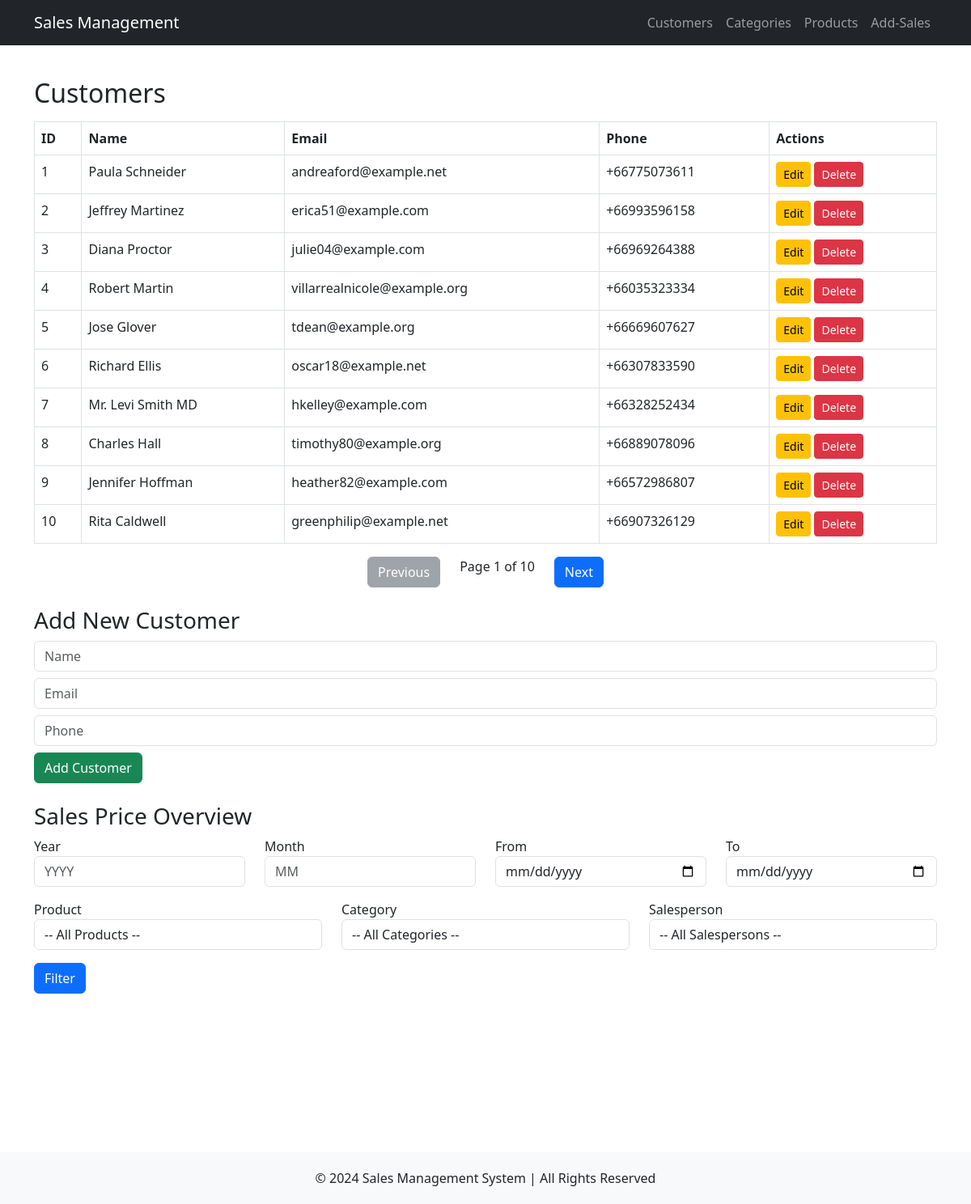
The page /customers on the database as committed earlier.
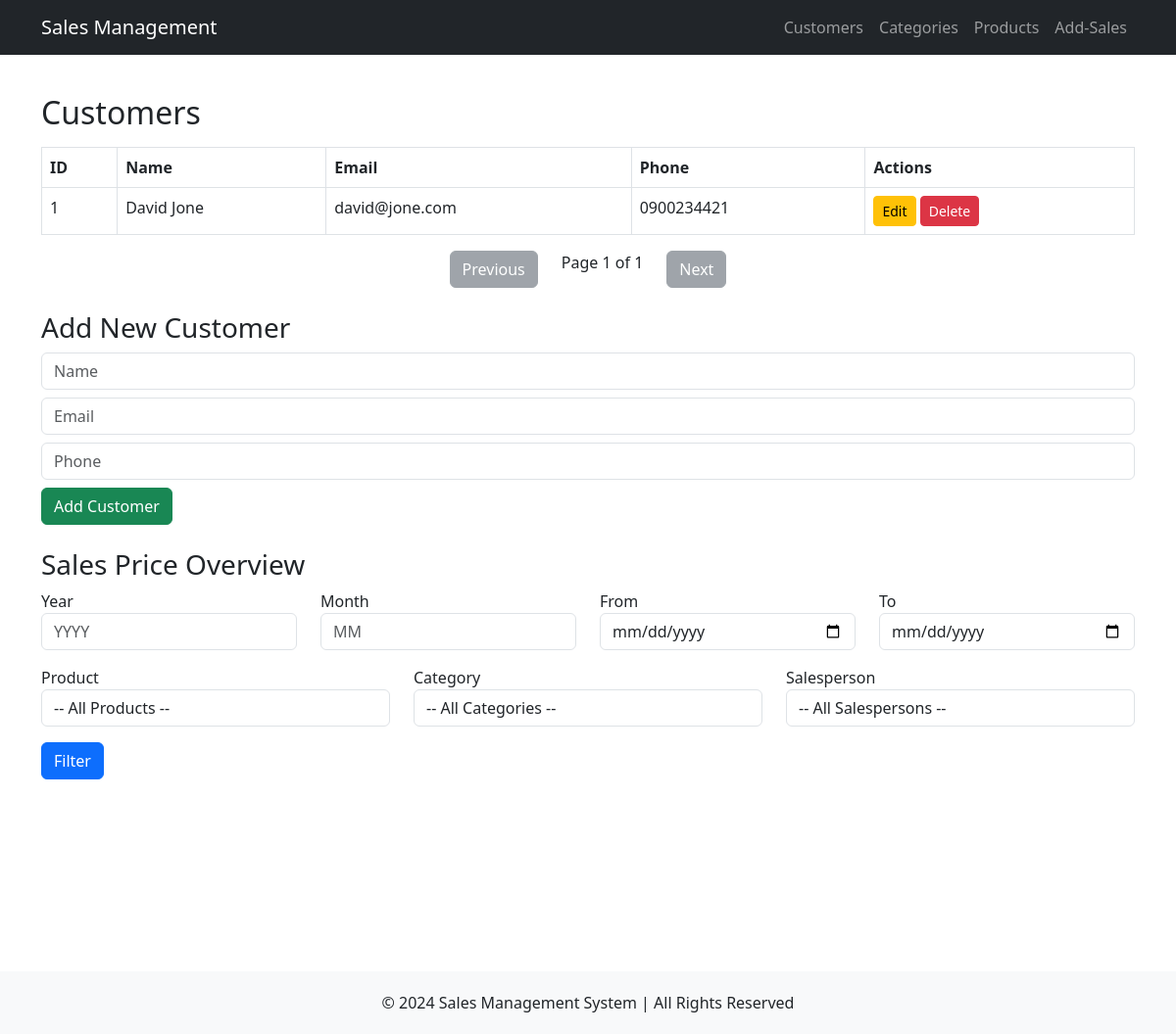
The same page on the database as committed later.
### tables this page shows
CREATE TABLE Customers (
    cus_id INTEGER PRIMARY KEY AUTOINCREMENT NOT NULL UNIQUE,
    name VARCHAR(30) NOT NULL,
    email VARCHAR(50) UNIQUE,
    tel VARCHAR(15) UNIQUE
);

### routes/customers.py (the view)
@customer_bp.route('/customers', methods=['GET', 'POST'])
def customers():
    try:
        page = request.args.get('page', 1, type=int)
        offset = (page - 1) * CUSTOMERS_PER_PAGE
        conn = get_db_connection()
        fcustomers = conn.execute('SELECT * FROM Customers LIMIT ? OFFSET ?', (CUSTOMERS_PER_PAGE, offset)).fetchall()
        conn.close()
        conn = get_db_connection()
        total_customers = conn.execute('SELECT COUNT(*) FROM Customers').fetchone()[0]
        conn.close()
        total_pages = (total_customers + CUSTOMERS_PER_PAGE - 1) // CUSTOMERS_PER_PAGE
        has_prev = page > 1
        has_next = page < total_pages
        conn = get_db_connection()
        customers = conn.execute('SELECT * FROM Customers').fetchall()
        categories = conn.execute('SELECT * FROM Product_categories').fetchall()
        products = conn.execute('SELECT * FROM Products').fetchall()
        salespersons = conn.execute('SELECT * FROM Salespersons').fetchall()
        filtered_sales = []  # Default: No sales shown until filtered
        query_params = []
        if request.method == 'POST':
            year = request.form.get('year')
            month = request.form.get('month')
            start_date = request.form.get('start_date')
            end_date = request.form.get('end_date')
            product_id = request.form.get('product_id')
            category_id = request.form.get('category_id')
            salesperson_id = request.form.get('salesperson_id')
            query = """
                SELECT Sales_transactions.st_id, Sales_transactions.st_date, Sales_transactions.st_total, Customers.name AS customer, Salespersons.name AS salesperson,
                Products.name AS product, Products.price, Sales_products.purchased_qty, Product_categories.name AS category
                FROM Sales_transactions
                JOIN Sales_products ON Sales_transactions.st_id = Sales_products.sales_transaction_id
                JOIN Products ON Sales_products.product_id = Products.pro_id
                JOIN Product_categories ON Products.category_id = Product_categories.proc_id
                JOIN Customers ON Sales_transactions.cus_id = Customers.cus_id
                JOIN Salespersons ON Sales_transactions.sp_id = Salespersons.sp_id
                WHERE 1=1
            """
            if year:
                query += " AND strftime('%Y', Sales_transactions.st_date) = ?"
                query_params.append(year)
            if month:
                query += " AND strftime('%m', Sales_transactions.st_date) = ?"
                query_params.append(month)
            if start_date and end_date:
                query += " AND Sales_transactions.st_date BETWEEN ? AND ?"
                query_params.append(start_date)
                query_params.append(end_date)
            if product_id:
                query += " AND Products.pro_id = ?"
                query_params.append(product_id)
            if category_id:
                query += " AND Product_categories.proc_id = ?"
                query_params.append(category_id)
            if salesperson_id:
                query += " AND Salespersons.sp_id = ?"
                query_params.append(salesperson_id)
            filtered_sales = conn.execute(query, query_params).fetchall()
        else:
            filtered_sales = []  # Default: No data unless searched
        conn.close()
        return render_template('customers.html', fcustomers=fcustomers,
                                                 page=page,
                                                 total_pages=total_pages,
                                                 has_prev=has_prev,
                                                 has_next=has_next,
                                                 customers=customers,
                                                 categories=categories,
                                                 products=products,
                                                 salespersons=salespersons,
                                                 sales=filtered_sales,)
    except Exception as e:
        flash(f"Error: {str(e)}", 'danger')
        print("Error:", e)
        return render_template('customers.html', customers=[])

### routes/customers.py (called while the page is built)
def get_db_connection():
    conn = sqlite3.connect(DATABASE)
    conn.row_factory = sqlite3.Row
    return conn

### templates/customers.html (shortened to what this page needs)
{% extends 'base.html' %}
{% block content %}
    <h2>Customers</h2>
    <table class='table table-bordered mt-3'>
        <thead>
            <tr>
                <th>ID</th>
                <th>Name</th>
                <th>Email</th>
                <th>Phone</th>
                <th>Actions</th>
            </tr>
        </thead>
        <tbody>
            {% for fcustomer in fcustomers %}
            <tr>
                <td>{{ fcustomer['cus_id'] }}</td>
                <td>{{ fcustomer['name'] }}</td>
                <td>{{ fcustomer['email'] }}</td>
                <td>{{ fcustomer['tel'] }}</td>
                <td>
                    <a href='/edit_customer/{{ fcustomer["cus_id"] }}' class='btn btn-warning btn-sm'>Edit</a>
                    <a href='/delete_customer/{{ fcustomer["cus_id"] }}' class='btn btn-danger btn-sm'>Delete</a>
                </td>
            </tr>
            {% endfor %}
        </tbody>
    </table>
    <div class="pagination d-flex justify-content-center">
        {% if has_prev %}
            <a href="{{ url_for('customer_bp.customers', page=page-1) }}" class="btn btn-primary mx-4">Previous</a>
        {% else %}
            <button class="btn btn-secondary mx-4" disabled>Previous</button>
        {% endif %}
        <span>Page {{ page }} of {{ total_pages }}</span>
        {% if has_next %}
            <a href="{{ url_for('customer_bp.customers', page=page+1) }}" class="btn btn-primary mx-4">Next</a>
        {% else %}
            <button class="btn btn-secondary mx-4" disabled>Next</button>
        {% endif %}
    </div>
    <br/>
    <h3>Add New Customer</h3>
    <form action='/add_customer' method='post'>
        <input type='text' name='name' placeholder='Name' required class='form-control mb-2'>
        <input type='email' name='email' placeholder='Email' required class='form-control mb-2'>
        <input type='text' name='tel' placeholder='Phone' required class='form-control mb-2'>
        <button type='submit' class='btn btn-success'>Add Customer</button>
    </form>
<h3 class="mt-4">Sales Price Overview</h3>
<form method="POST" action="{{ url_for('customer_bp.customers') }}">
    <div class="row">
        <div class="col-md-3">
            <label>Year</label>
            <input type="number" name="year" class="form-control" placeholder="YYYY">
        </div>
        <div class="col-md-3">
            <label>Month</label>
            <input type="number" name="month" class="form-control" placeholder="MM">
        </div>
        <div class="col-md-3">
            <label>From</label>
            <input type="date" name="start_date" class="form-control">
        </div>
        <div class="col-md-3">
            <label>To</label>
            <input type="date" name="end_date" class="form-control">
        </div>
    </div>
    <div class="row mt-3">
        <div class="col-md-4">
            <label>Product</label>
            <select name="product_id" class="form-control">
                <option value="">-- All Products --</option>
            </select>
        </div>
        <div class="col-md-4">
            <label>Category</label>
            <select name="category_id" class="form-control">
                <option value="">-- All Categories --</option>
            </select>
        </div>
        <div class="col-md-4">
            <label>Salesperson</label>
            <select name="salesperson_id" class="form-control">
                <option value="">-- All Salespersons --</option>
            </select>
        </div>
    </div>
    <button type="submit" class="btn btn-primary mt-3">Filter</button>
</form>
<div class="mt-5" style="height: 100px;"></div>
{% endblock %}

Rows that differ between the two databases and show on the page:
removed Customers: cus_id "2", name "Jeffrey Martinez", email "erica51@example.com", tel "+66993596158"
removed Customers: cus_id "3", name "Diana Proctor", email "julie04@example.com", tel "+66969264388"
removed Customers: cus_id "4", name "Robert Martin", email "villarrealnicole@example.org", tel "+66035323334"
removed Customers: cus_id "5", name "Jose Glover", email "tdean@example.org", tel "+66669607627"
removed Customers: cus_id "6", name "Richard Ellis", email "oscar18@example.net", tel "+66307833590"
removed Customers: cus_id "7", name "Mr. Levi Smith MD", email "hkelley@example.com", tel "+66328252434"
removed Customers: cus_id "8", name "Charles Hall", email "timothy80@example.org", tel "+66889078096"
removed Customers: cus_id "9", name "Jennifer Hoffman", email "heather82@example.com", tel "+66572986807"
removed Customers: cus_id "10", name "Rita Caldwell", email "greenphilip@example.net", tel "+66907326129"
changed Customers id 1: name "Paula Schneider" → "David Jone"; email "andreaford@example.net" → "david@jone.com"; tel "+66775073611" → "0900234421"
Other text that changed with them:
{{ total_pages }}: "10" → "1"
